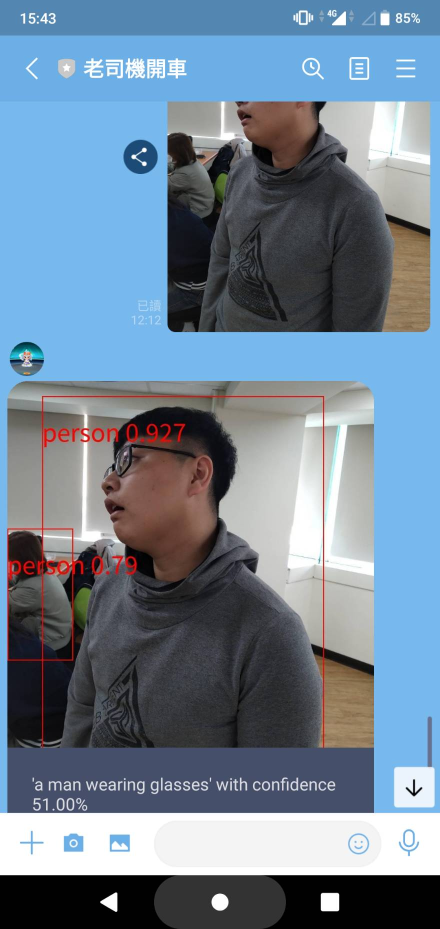
#> input picture 314000.jpg, 880 x 1858 px (shown at 1/2 size)
$ python sift_keypoint_extractor.py --image ../314000.jpg
#> lines starting #> are read from the running program, lines starting #| are printed output that depends on the picture
"""
Extract keypoints of images with SIFT
"""
import argparse
import cv2
import numpy as np
import imageio

# pylint: disable=maybe-no-member
np.random.seed(23)


def main():
    """
    Extract keypoints of images with SIFT
    """
    parser = argparse.ArgumentParser()
    parser.add_argument(
        "-i",
        "--image",
        help="image path or url",
        type=str,
        default="https://i.imgur.com/8Imc4ax.jpg",
    )

    args = parser.parse_args()

    try:
        img = imageio.imread(args.image)
#> img is the input picture: shape (1858, 880, 3); mean R, G, B 112.1, 130.8, 149
        img = cv2.cvtColor(img, cv2.COLOR_RGB2BGR)
    except FileNotFoundError:
        img = cv2.imread(args.image)

    img = cv2.resize(img, None, fx=0.1, fy=0.1)
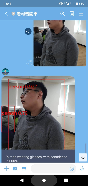
#> img: shape (186, 88, 3); mean B, G, R 148.4, 130.4, 112.4
    gray = cv2.cvtColor(img, cv2.COLOR_BGR2GRAY)
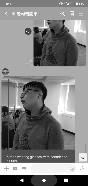
#> gray: shape (186, 88); min 0, max 255, mean 127.1

    sift = cv2.xfeatures2d.SIFT_create()
    keypoints = sift.detect(gray, None)
#> keypoints = 114 keypoints; strongest (x, y, size): (66, 180, 2.5), (22, 180, 1.9), (28, 178, 5), (45, 30, 2.3)
    img_sift = img.copy()

    img_sift = cv2.drawKeypoints(
        img, keypoints, img_sift, flags=cv2.DRAW_MATCHES_FLAGS_DRAW_RICH_KEYPOINTS
    )
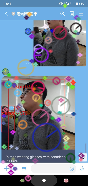
#> img_sift: shape (186, 88, 3); mean B, G, R 149.9, 129.6, 114.9

    cv2.imshow("keypoint", np.concatenate([img, img_sift], axis=1))
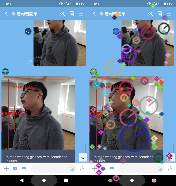
#> window 'keypoint': shape (186, 176, 3); mean B, G, R 149.1, 130, 113.6
    cv2.waitKey()


if __name__ == "__main__":
    main()

$ run again, on 314002.jpg
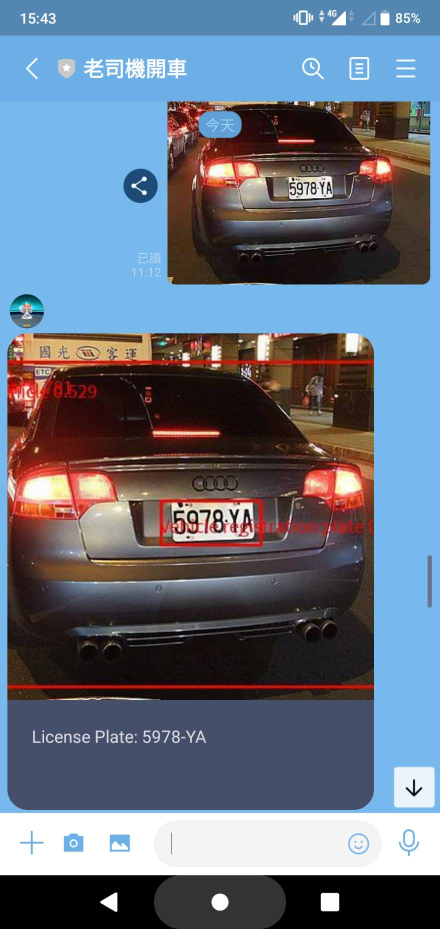
#> input picture 314002.jpg, 880 x 1858 px (shown at 1/2 size)
#> in main, img is the input picture: shape (1858, 880, 3); mean R, G, B 101.9, 111.6, 127.6
#> in main, `gray = cv2.cvtColor(img, cv2.COLOR_BGR2GRAY)`:
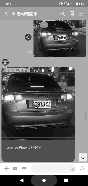
#> gray: shape (186, 88); min 0, max 255, mean 110.2
#> keypoints = 103 keypoints; strongest (x, y, size): (66, 180, 2.5), (22, 180, 1.9), (70, 68, 2.1), (69, 96, 3.4)
#> img_sift: shape (186, 88, 3); mean B, G, R 131.4, 113.4, 105.7
#> in main, `cv2.imshow("keypoint", np.concatenate([img, img_sift], axis=1))`:
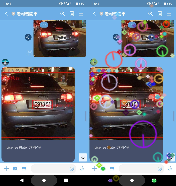
#> window 'keypoint': shape (186, 176, 3); mean B, G, R 129.3, 112.3, 103.6
